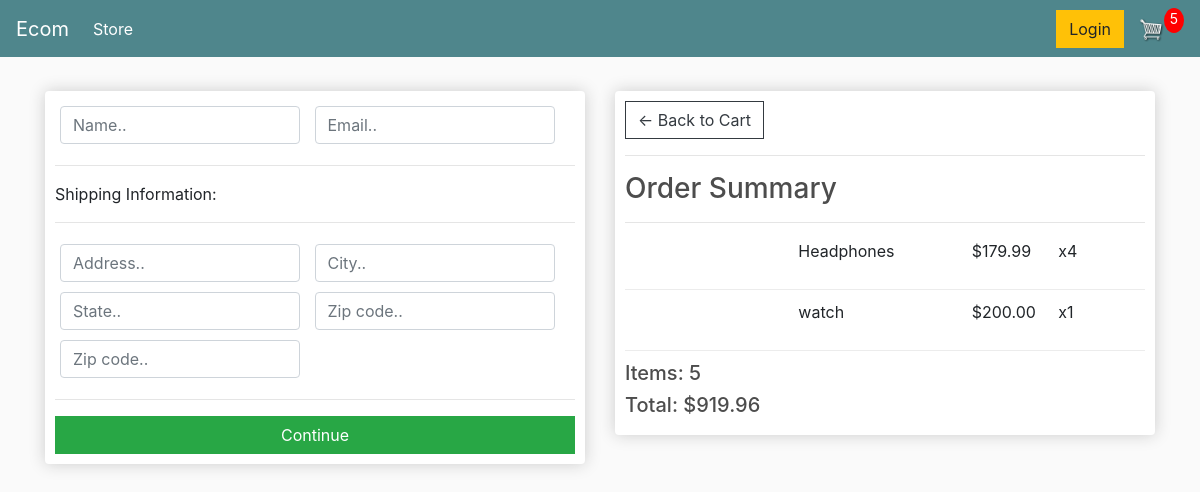
/checkout/ (signed in), run on an earlier commit of the app's database.
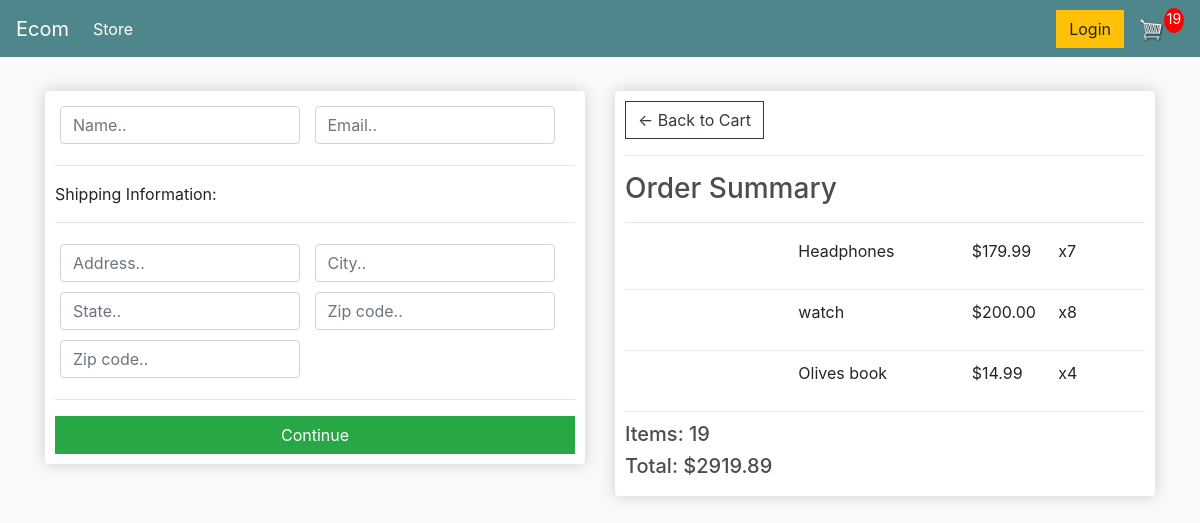
And on a later commit of the database.
### store/models.py (models this page shows, shortened)
class OrderItem(models.Model):
    product = models.ForeignKey(Product, on_delete=models.SET_NULL, null=True)
    order = models.ForeignKey(Order, on_delete=models.SET_NULL, null=True)
    quantity = models.IntegerField(default=0, null=True, blank=True)
    date_added = models.DateTimeField(auto_now_add=True)
    @property
    def get_total(self):
        total = self.product.price * self.quantity
        return total

class Product(models.Model):
    name = models.CharField(max_length=200)
    price = models.FloatField()
    digital = models.BooleanField(default=False, null=True, blank=True)
    image = models.ImageField(null=True, blank=True)
    @property
    def imageURL(self):
        try:
            url = self.image.url
        except:
            url = ''
        return url

class Order(models.Model):
    customer = models.ForeignKey(Customer, on_delete=models.SET_NULL, null=True, blank=True)
    date_ordered = models.DateTimeField(auto_now_add=True)
    complete = models.BooleanField(default=False)
    transaction_id = models.CharField(max_length=100, null=True)
    @property
    def shipping(self):
        shipping = False
        orderitems = self.orderitem_set.all()
        for i in orderitems:
            if i.product.digital == False:
                shipping = True
        return shipping
    @property
    def get_cart_total(self):
        orderitems = self.orderitem_set.all()
        total = sum([item.get_total for item in orderitems])
        return total
    @property
    def get_cart_items(self):
        orderitems = self.orderitem_set.all()
        total = sum([item.quantity for item in orderitems])
        return total

### store/views.py (the view)
# urls.py: path('checkout/', views.checkout, name="checkout"),
def checkout(request):
	if request.user.is_authenticated:
		customer = request.user.customer
		order, created = Order.objects.get_or_create(customer=customer, complete=False)
		items = order.orderitem_set.all()
		cartItems = order.get_cart_items
	else:
		items = []
		order = {'get_cart_total':0, 'get_cart_items':0, 'shipping':False}
		cartItems = order['get_cart_items']
	context = {'items':items, 'order':order, 'cartItems':cartItems}
	return render(request, 'store/checkout.html', context)

### store/templates/store/checkout.html (shortened to what this page needs)
{% extends 'store/main.html' %}
{% load static %}
{% block content %}
     <div class="row">
		<div class="col-lg-6">
			<div class="box-element" id="form-wrapper">
				<form id="form">
					<div id="user-info">
						<div class="form-field">
							<input required class="form-control" type="text" name="name" placeholder="Name..">
						</div>
						<div class="form-field">
							<input required class="form-control" type="email" name="email" placeholder="Email..">
						</div>
					</div>
					<div id="shipping-info">
						<hr>
						<p>Shipping Information:</p>
						<hr>
						<div class="form-field">
							<input class="form-control" type="text" name="address" placeholder="Address..">
						</div>
						<div class="form-field">
							<input class="form-control" type="text" name="city" placeholder="City..">
						</div>
						<div class="form-field">
							<input class="form-control" type="text" name="state" placeholder="State..">
						</div>
						<div class="form-field">
							<input class="form-control" type="text" name="zipcode" placeholder="Zip code..">
						</div>
						<div class="form-field">
							<input class="form-control" type="text" name="country" placeholder="Zip code..">
						</div>
					</div>
					<hr>
					<input id="form-button" class="btn btn-success btn-block" type="submit" value="Continue">
				</form>
			</div>
			<br>
		</div>
		<div class="col-lg-6">
			<div class="box-element">
				<a  class="btn btn-outline-dark" href="{% url 'cart' %}">&#x2190; Back to Cart</a>
				<hr>
				<h3>Order Summary</h3>
				<hr>
				{% for item in items %}
				<div class="cart-row">
					<div style="flex:2"><img class="row-image" src="{{item.product.imageURL}}"></div>
					<div style="flex:2"><p>{{item.product.name}}</p></div>
					<div style="flex:1"><p>${{item.product.price|floatformat:2}}</p></div>
					<div style="flex:1"><p>x{{item.quantity}}</p></div>
				</div>
				{% endfor %}
				<h5>Items:   {{order.get_cart_items}}</h5>
				<h5>Total:   ${{order.get_cart_total|floatformat:2}}</h5>
			</div>
		</div>
	</div>
{% endblock content %}

What changed in the data, as far as the page shows it:
changed OrderItem "Headphones": quantity "4" → "7"
changed OrderItem "watch": quantity "1" → "8"
added OrderItem: product.name "Olives book", product.price "14.99", quantity "4"
changed through a linked row, Order: get_cart_items "5" → "19"; get_cart_total "919.96" → "2919.89"
Also different on the page:
{{ cartItems }}: "5" → "19"
